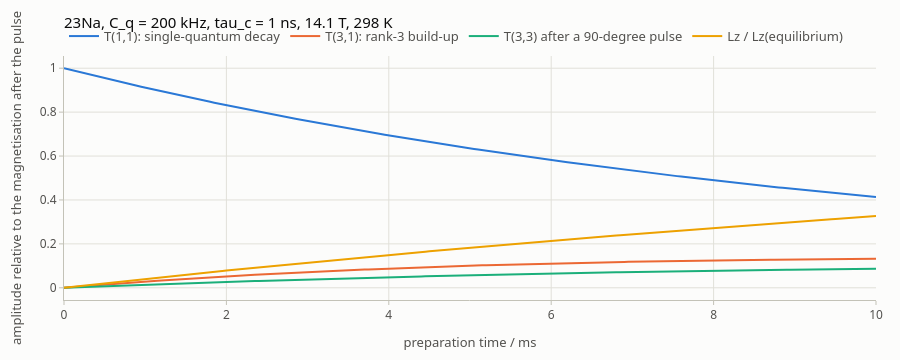

Notebook code for this chart:
### Code cell
plot_time_series(
    t * 1e3,
    [a11, a31, a33, mz],
    names=[
        "T(1,1): single-quantum decay",
        "T(3,1): rank-3 build-up",
        "T(3,3) after a 90-degree pulse",
        "Lz / Lz(equilibrium)",
    ],
    xlabel="preparation time / ms",
    ylabel="amplitude relative to the magnetisation after the pulse",
    title="23Na, C_q = 200 kHz, tau_c = 1 ns, 14.1 T, 298 K",
)

### Figure 1 — Plotly figure (JSON) as saved in the notebook; plotly's stock layout.template omitted (floating-point values rounded to 4 significant figures; data arrays with more than 128 entries replaced by an {"elided": "..."} marker saying what was removed)
{"data": [{"hovertemplate": "T(1,1): single-quantum decay: %{y:.4g}<extra></extra>", "line": {"color": "#2a78d6", "width": 2}, "mode": "lines", "name": "T(1,1): single-quantum decay", "x": {"elided": "201 float values"}, "y": {"elided": "201 float values"}, "type": "scatter"}, {"hovertemplate": "T(3,1): rank-3 build-up: %{y:.4g}<extra></extra>", "line": {"color": "#eb6834", "width": 2}, "mode": "lines", "name": "T(3,1): rank-3 build-up", "x": {"elided": "201 float values"}, "y": {"elided": "201 float values"}, "type": "scatter"}, {"hovertemplate": "T(3,3) after a 90-degree pulse: %{y:.4g}<extra></extra>", "line": {"color": "#1baf7a", "width": 2}, "mode": "lines", "name": "T(3,3) after a 90-degree pulse", "x": {"elided": "201 float values"}, "y": {"elided": "201 float values"}, "type": "scatter"}, {"hovertemplate": "Lz / Lz(equilibrium): %{y:.4g}<extra></extra>", "line": {"color": "#eda100", "width": 2}, "mode": "lines", "name": "Lz / Lz(equilibrium)", "x": {"elided": "201 float values"}, "y": {"elided": "201 float values"}, "type": "scatter"}], "layout": {"font": {"family": "system-ui, -apple-system, \"Segoe UI\", Roboto, sans-serif", "color": "#0b0b0b", "size": 13}, "margin": {"l": 64, "r": 24, "t": 56, "b": 56}, "title": {"font": {"size": 15, "color": "#0b0b0b"}, "text": "23Na, C_q = 200 kHz, tau_c = 1 ns, 14.1 T, 298 K", "x": 0, "xanchor": "left", "xref": "paper"}, "xaxis": {"tickfont": {"color": "#52514e", "size": 12}, "title": {"font": {"color": "#52514e", "size": 13}, "text": "preparation time / ms"}, "showgrid": true, "gridcolor": "#e1e0d9", "gridwidth": 1, "zeroline": false, "showline": true, "linecolor": "#c3c2b7", "linewidth": 1, "mirror": false, "ticks": "outside", "tickcolor": "#c3c2b7", "ticklen": 4, "showspikes": true, "spikemode": "across", "spikesnap": "cursor", "spikethickness": 1, "spikedash": "solid", "spikecolor": "#898781", "range": [0.0, 10.0], "hoverformat": ".4g"}, "yaxis": {"tickfont": {"color": "#52514e", "size": 12}, "title": {"font": {"color": "#52514e", "size": 13}, "text": "amplitude relative to the magnetisation after the pulse"}, "showgrid": true, "gridcolor": "#e1e0d9", "gridwidth": 1, "zeroline": false, "showline": true, "linecolor": "#c3c2b7", "linewidth": 1, "mirror": false, "ticks": "outside", "tickcolor": "#c3c2b7", "ticklen": 4, "showspikes": false, "spikemode": "across", "spikesnap": "cursor", "spikethickness": 1, "spikedash": "solid", "spikecolor": "#898781", "exponentformat": "power"}, "legend": {"font": {"color": "#52514e"}, "orientation": "h", "x": 0, "xanchor": "left", "y": 1.02, "yanchor": "bottom", "bgcolor": "rgba(0,0,0,0)"}, "hoverlabel": {"font": {"color": "#0b0b0b", "family": "system-ui, -apple-system, \"Segoe UI\", Roboto, sans-serif"}, "bgcolor": "#fcfcfb", "bordercolor": "rgba(11,11,11,0.10)"}, "modebar": {"bgcolor": "rgba(0,0,0,0)", "color": "#898781", "activecolor": "#52514e", "remove": ["lasso2d", "select2d"]}, "height": 360, "paper_bgcolor": "#fcfcfb", "plot_bgcolor": "#fcfcfb", "dragmode": "zoom", "hovermode": "x unified", "showlegend": true}}
